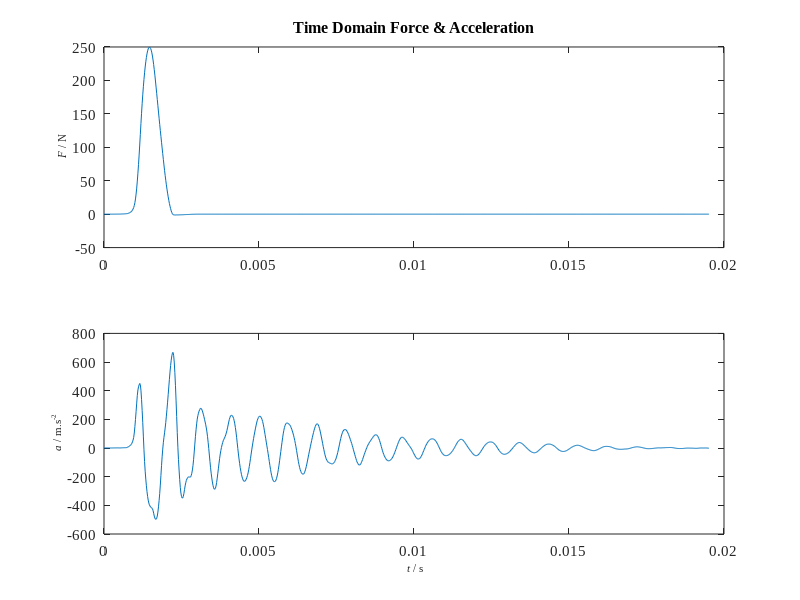
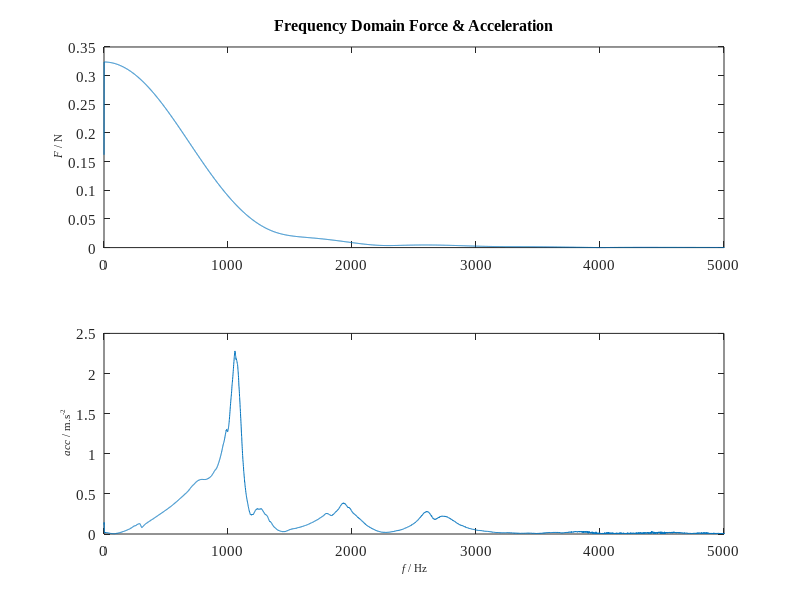
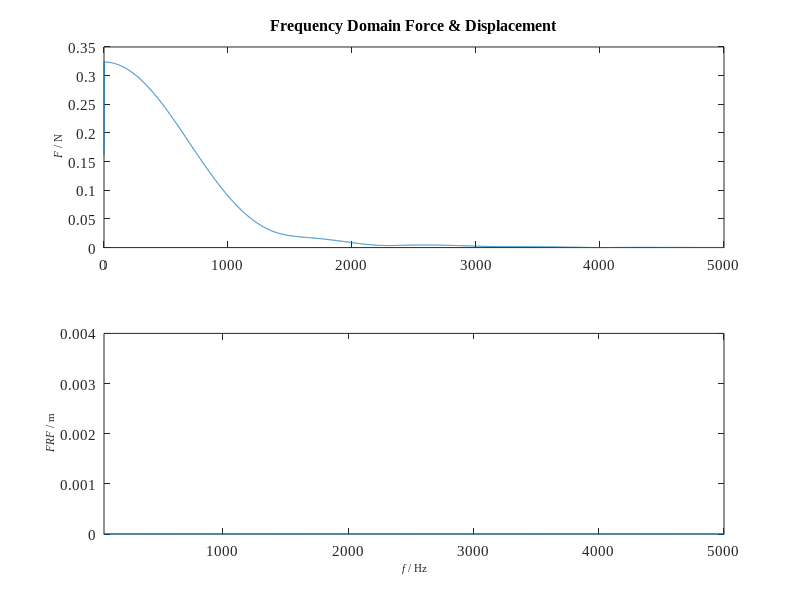
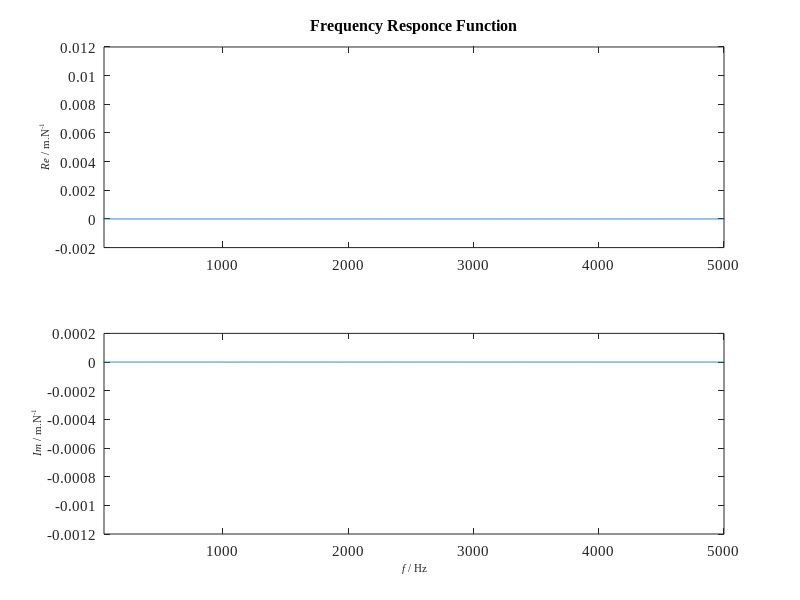

The MATLAB source for these figures, in order:
%--FRF Measurement with Impact Tests--%
clc
clear
close all
%% Time domain
load Point1_Channel1_CH1.txt            % load txt file

time=Point1_Channel1_CH1(:,1);          % time [s]
force=Point1_Channel1_CH1(:,2);         % input force (N)   
acc=Point1_Channel1_CH1(:,3);           % output acceleration (m/s^2) 
dT=time(2)-time(1);                     % time interval [s]
L=length(time);                         % Signal length 
fs=1/dT;                                % sampling frequency (Hz)

if mod(L,2)~=0
    time=time(1:end-1);
    force=force(1:end-1);
    acc=acc(1:end-1);
    L=L-1;
end

%% Time Domain
figure(1)
subplot(211); % Time domain signal
plot(time(1:1000),force(1:1000))
title('Time Domain Force & Acceleration')
ylabel('\fontsize{10.5}\fontname{Times New Roman} \itF \rm/ N')
set(gca,'FontSize', 10.5 ,'FontName', 'Times New Roman')

subplot(212); % Time domain signal
plot(time(1:1000),acc(1:1000))
xlabel('\fontsize{10.5}\fontname{Times New Roman} \itt \rm/ s')
ylabel('\fontsize{10.5}\fontname{Times New Roman} \ita \rm/ m.s^{-2}')
set(gca,'FontSize', 10.5 ,'FontName', 'Times New Roman')
set(gcf,'unit','centimeters','position',[0 15 13 9],'color','white');

%% Frequency Domain
% Force & Acceleration
f=fs*(0:(L/2))'/L;
w=2*pi*f;
Force=fft(force)/L;
F = Force(1:L/2+1);     % L must be even number
AbsF=abs(F);
F(2:end-1)=2*F(2:end-1);
AbsF(2:end-1)=2*AbsF(2:end-1);

Acc=fft(acc)/L;
A = Acc(1:L/2+1);       % L must be even number
AbsA=abs(A);
A(2:end-1)=2*A(2:end-1);
AbsA(2:end-1)=2*AbsA(2:end-1);

figure(2)
subplot(211); % Frequency domain signal
plot(f,AbsF);
xlim([0 5000])
title('Frequency Domain Force & Acceleration')
ylabel('\fontsize{10.5}\fontname{Times New Roman} \itF \rm/ N')
set(gca,'FontSize', 10.5 ,'FontName', 'Times New Roman')

subplot(212); % Frequency domain signal
plot(f,AbsA);
xlim([0 5000])
xlabel('\fontsize{10.5}\fontname{Times New Roman} \itf \rm/ Hz')
ylabel('\fontsize{10.5}\fontname{Times New Roman} \itacc \rm/ m.s^{-2}')
set(gca,'FontSize', 10.5 ,'FontName', 'Times New Roman')
set(gcf,'unit','centimeters','position',[14 15 13 9],'color','white');

% Force & Displacement
X=A./(-w.^2);
AbsX=abs(X);
figure(3)
subplot(211); % Frequency domain signal
plot(f,AbsF);
xlim([0 5000])
title('Frequency Domain Force & Displacement')
ylabel('\fontsize{10.5}\fontname{Times New Roman} \itF \rm/ N')
set(gca,'FontSize', 10.5 ,'FontName', 'Times New Roman')

subplot(212); % Frequency domain signal
plot(f,AbsX);
xlim([50 5000])
xlabel('\fontsize{10.5}\fontname{Times New Roman} \itf \rm/ Hz')
ylabel('\fontsize{10.5}\fontname{Times New Roman} \itFRF \rm/ m')
set(gca,'FontSize', 10.5 ,'FontName', 'Times New Roman')
set(gcf,'unit','centimeters','position',[0 3 13 9],'color','white');

% Frequency Response Function
FRF=X./F;
figure(4)
subplot(211)
plot(f,real(FRF));
xlim([50 5000])
title('Frequency Responce Function')
ylabel('\fontsize{10.5}\fontname{Times New Roman} \itRe \rm/ m.N^{-1}')
set(gca,'FontSize', 10.5 ,'FontName', 'Times New Roman')

subplot(212)
plot(f,imag(FRF));
xlim([50 5000])
xlabel('\fontsize{10.5}\fontname{Times New Roman} \itf \rm/ Hz')
ylabel('\fontsize{10.5}\fontname{Times New Roman} \itIm \rm/ m.N^{-1}')
set(gca,'FontSize', 10.5 ,'FontName', 'Times New Roman')
set(gcf,'unit','centimeters','position',[14 3 13 9],'color','white');

% Cross-power Spectrum
SXF=X.*conj(F);

figure(5)
subplot(211)
plot(f,real(SXF));
xlim([50 5000])
title('Cross-power Spectrum')
ylabel('\fontsize{10.5}\fontname{Times New Roman} \itRe')
set(gca,'FontSize', 10.5 ,'FontName', 'Times New Roman')

subplot(212)
plot(f,imag(SXF));
xlim([50 5000])
xlabel('\fontsize{10.5}\fontname{Times New Roman} \itf \rm/ Hz')
ylabel('\fontsize{10.5}\fontname{Times New Roman} \itIm')
set(gca,'FontSize', 10.5 ,'FontName', 'Times New Roman')
set(gcf,'unit','centimeters','position',[20 3 13 9],'color','white');

% Autospectrum
SXX=X.*conj(X);

figure(6)
plot(f,SXX);
xlim([50 5000])
title('Autospectrum')
xlabel('\fontsize{10.5}\fontname{Times New Roman} \itf \rm/ Hz')
ylabel('\fontsize{10.5}\fontname{Times New Roman} \itIm ')
set(gca,'FontSize', 10.5 ,'FontName', 'Times New Roman')
set(gcf,'unit','centimeters','position',[20 15 13 9],'color','white');

SFF=F.*conj(F);

figure(7)
plot(f,SFF);
xlim([50 5000])
title('Autospectrum')
ylabel('\fontsize{10.5}\fontname{Times New Roman} \itRe ')
set(gca,'FontSize', 10.5 ,'FontName', 'Times New Roman')
xlabel('\fontsize{10.5}\fontname{Times New Roman} \itf \rm/ Hz')
set(gcf,'unit','centimeters','position',[20 3 13 9],'color','white');


% Coherence
RXF=sqrt(abs(SXF.^2)./(SXX.*SFF));

figure(8)
plot(f,real(RXF));
xlim([50 20000])
title('Coherence')
xlabel('\fontsize{10.5}\fontname{Times New Roman} \itf \rm/ Hz')
set(gca,'FontSize', 10.5 ,'FontName', 'Times New Roman')
set(gcf,'unit','centimeters','position',[20 3 13 9],'color','white');

% FRF

MFRF=SXF./SFF;
figure(9)
subplot(211)
plot(f,real(MFRF));
xlim([50 5000])
title('Frequency Responce Function')
ylabel('\fontsize{10.5}\fontname{Times New Roman} \itRe \rm/ m.N^{-1}')
set(gca,'FontSize', 10.5 ,'FontName', 'Times New Roman')

subplot(212)
plot(f,imag(MFRF));
xlim([50 5000])
xlabel('\fontsize{10.5}\fontname{Times New Roman} \itf \rm/ Hz')
ylabel('\fontsize{10.5}\fontname{Times New Roman} \itIm \rm/ m.N^{-1}')
set(gca,'FontSize', 10.5 ,'FontName', 'Times New Roman')
set(gcf,'unit','centimeters','position',[14 3 13 9],'color','white');
